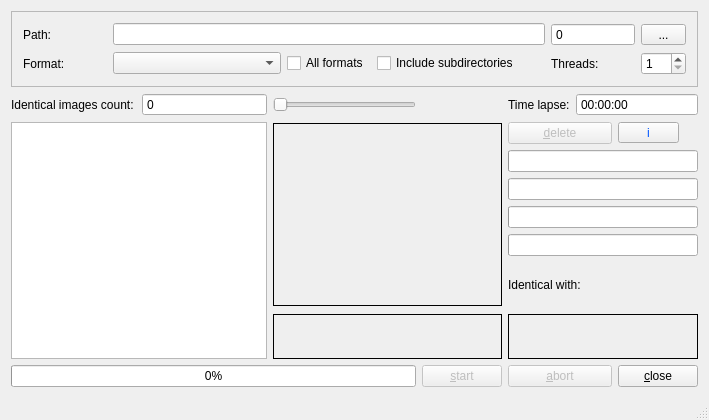
<?xml version="1.0" encoding="UTF-8"?>
<ui version="4.0">
 <class>MainWindow</class>
 <widget class="QMainWindow" name="MainWindow">
  <property name="geometry">
   <rect>
    <x>0</x>
    <y>0</y>
    <width>709</width>
    <height>420</height>
   </rect>
  </property>
  <property name="maximumSize">
   <size>
    <width>800</width>
    <height>420</height>
   </size>
  </property>
  <property name="windowTitle">
   <string>MainWindow</string>
  </property>
  <widget class="QWidget" name="centralWidget">
   <layout class="QGridLayout" name="gridLayout_2">
    <item row="9" column="2" colspan="3">
     <widget class="QLabel" name="pixmapNameLabel">
      <property name="frameShape">
       <enum>QFrame::Box</enum>
      </property>
      <property name="text">
       <string/>
      </property>
     </widget>
    </item>
    <item row="5" column="5" colspan="4">
     <widget class="QProgressBar" name="progress1Bar">
      <property name="toolTip">
       <string>Threadstatus</string>
      </property>
      <property name="value">
       <number>0</number>
      </property>
      <property name="textVisible">
       <bool>false</bool>
      </property>
     </widget>
    </item>
    <item row="1" column="4">
     <widget class="QLabel" name="approximationLabel">
      <property name="text">
       <string/>
      </property>
     </widget>
    </item>
    <item row="3" column="0" rowspan="7" colspan="2">
     <widget class="QListWidget" name="listWidget">
      <property name="toolTip">
       <string>Identical Imagelist</string>
      </property>
      <property name="isWrapping" stdset="0">
       <bool>false</bool>
      </property>
     </widget>
    </item>
    <item row="1" column="1">
     <widget class="QSpinBox" name="identicalImageBox">
      <property name="toolTip">
       <string>The count of identical found images </string>
      </property>
      <property name="readOnly">
       <bool>true</bool>
      </property>
      <property name="buttonSymbols">
       <enum>QAbstractSpinBox::NoButtons</enum>
      </property>
      <property name="maximum">
       <number>9999</number>
      </property>
     </widget>
    </item>
    <item row="1" column="0">
     <widget class="QLabel" name="label_3">
      <property name="text">
       <string>Identical images count:</string>
      </property>
     </widget>
    </item>
    <item row="1" column="5">
     <widget class="QLabel" name="timelabel">
      <property name="text">
       <string>Time lapse:</string>
      </property>
     </widget>
    </item>
    <item row="9" column="5" colspan="4">
     <widget class="QLabel" name="identicalPixmapNameLabel">
      <property name="maximumSize">
       <size>
        <width>231</width>
        <height>16777215</height>
       </size>
      </property>
      <property name="frameShape">
       <enum>QFrame::Box</enum>
      </property>
      <property name="text">
       <string/>
      </property>
     </widget>
    </item>
    <item row="3" column="2" rowspan="6" colspan="3">
     <widget class="QLabel" name="pixmapLabel">
      <property name="minimumSize">
       <size>
        <width>229</width>
        <height>183</height>
       </size>
      </property>
      <property name="maximumSize">
       <size>
        <width>229</width>
        <height>183</height>
       </size>
      </property>
      <property name="toolTip">
       <string>Shows the selected image</string>
      </property>
      <property name="frameShape">
       <enum>QFrame::Box</enum>
      </property>
      <property name="text">
       <string/>
      </property>
      <property name="wordWrap">
       <bool>true</bool>
      </property>
     </widget>
    </item>
    <item row="10" column="5" colspan="2">
     <widget class="QPushButton" name="abortButton">
      <property name="enabled">
       <bool>false</bool>
      </property>
      <property name="toolTip">
       <string>Cancel the current process</string>
      </property>
      <property name="text">
       <string>&amp;abort</string>
      </property>
     </widget>
    </item>
    <item row="10" column="4">
     <widget class="QPushButton" name="startButton">
      <property name="enabled">
       <bool>false</bool>
      </property>
      <property name="toolTip">
       <string>Start to compare images</string>
      </property>
      <property name="text">
       <string>&amp;start</string>
      </property>
     </widget>
    </item>
    <item row="10" column="0" colspan="4">
     <widget class="QProgressBar" name="progressBar">
      <property name="toolTip">
       <string>Processstatus</string>
      </property>
      <property name="value">
       <number>0</number>
      </property>
     </widget>
    </item>
    <item row="10" column="7" colspan="2">
     <widget class="QPushButton" name="closeButton">
      <property name="toolTip">
       <string>Close this application</string>
      </property>
      <property name="text">
       <string>&amp;close</string>
      </property>
     </widget>
    </item>
    <item row="7" column="5" colspan="4">
     <widget class="QProgressBar" name="progress3Bar">
      <property name="toolTip">
       <string>Threadstatus</string>
      </property>
      <property name="value">
       <number>0</number>
      </property>
      <property name="textVisible">
       <bool>false</bool>
      </property>
     </widget>
    </item>
    <item row="1" column="6" colspan="3">
     <widget class="QTimeEdit" name="timeEdit">
      <property name="toolTip">
       <string>Shows the lapes time after the process finisched</string>
      </property>
      <property name="readOnly">
       <bool>true</bool>
      </property>
      <property name="buttonSymbols">
       <enum>QAbstractSpinBox::NoButtons</enum>
      </property>
      <property name="displayFormat">
       <string>HH:mm:ss</string>
      </property>
     </widget>
    </item>
    <item row="3" column="5" colspan="2">
     <widget class="QPushButton" name="deleteButton">
      <property name="enabled">
       <bool>false</bool>
      </property>
      <property name="toolTip">
       <string>Remove the selected Image</string>
      </property>
      <property name="text">
       <string>&amp;delete</string>
      </property>
     </widget>
    </item>
    <item row="6" column="5" colspan="4">
     <widget class="QProgressBar" name="progress2Bar">
      <property name="toolTip">
       <string>Threadstatus</string>
      </property>
      <property name="value">
       <number>0</number>
      </property>
      <property name="textVisible">
       <bool>false</bool>
      </property>
     </widget>
    </item>
    <item row="1" column="2" colspan="2">
     <widget class="QSlider" name="approximationSlider">
      <property name="toolTip">
       <string>&lt;html&gt;&lt;head/&gt;&lt;body&gt;&lt;p&gt;Approximation settings:&lt;/p&gt;&lt;p&gt;Fast = Image has to be exact equal.&lt;/p&gt;&lt;p&gt;x% =  A&lt;span style=&quot; font-family:'Hack';&quot;&gt;pproach method the result could&lt;/span&gt;&lt;/p&gt;&lt;p&gt;&lt;span style=&quot; font-family:'Hack';&quot;&gt;be different depends on the size of images&lt;/span&gt;&lt;/p&gt;&lt;p&gt;&lt;span style=&quot; font-family:'Hack';&quot;&gt;which comparing.    &lt;/span&gt;&lt;br/&gt;&lt;/p&gt;&lt;/body&gt;&lt;/html&gt;</string>
      </property>
      <property name="maximum">
       <number>35</number>
      </property>
      <property name="pageStep">
       <number>5</number>
      </property>
      <property name="orientation">
       <enum>Qt::Horizontal</enum>
      </property>
     </widget>
    </item>
    <item row="4" column="5" colspan="4">
     <widget class="QProgressBar" name="progress0Bar">
      <property name="toolTip">
       <string>Threadstatus</string>
      </property>
      <property name="value">
       <number>0</number>
      </property>
      <property name="textVisible">
       <bool>false</bool>
      </property>
     </widget>
    </item>
    <item row="8" column="5" colspan="2">
     <widget class="QLabel" name="identicalwithlabel">
      <property name="text">
       <string>Identical with:</string>
      </property>
     </widget>
    </item>
    <item row="0" column="0" colspan="9">
     <widget class="QFrame" name="frame">
      <property name="frameShape">
       <enum>QFrame::StyledPanel</enum>
      </property>
      <property name="frameShadow">
       <enum>QFrame::Raised</enum>
      </property>
      <layout class="QGridLayout" name="gridLayout">
       <item row="0" column="0">
        <widget class="QLabel" name="label">
         <property name="text">
          <string>Path:</string>
         </property>
        </widget>
       </item>
       <item row="1" column="3">
        <widget class="QCheckBox" name="allFormatsCheckBox">
         <property name="toolTip">
          <string>Read all supported image formats in the current path</string>
         </property>
         <property name="text">
          <string>All formats</string>
         </property>
        </widget>
       </item>
       <item row="1" column="1" colspan="2">
        <widget class="QComboBox" name="formatBox">
         <property name="toolTip">
          <string>Shows the supported image formats e. g. png</string>
         </property>
        </widget>
       </item>
       <item row="1" column="0">
        <widget class="QLabel" name="label_2">
         <property name="text">
          <string>Format:</string>
         </property>
        </widget>
       </item>
       <item row="1" column="4" colspan="2">
        <widget class="QCheckBox" name="subdirectoriesCheckBox">
         <property name="toolTip">
          <string>Including the subfolders inside the directory</string>
         </property>
         <property name="text">
          <string>Include subdirectories</string>
         </property>
        </widget>
       </item>
       <item row="0" column="7">
        <widget class="QToolButton" name="pathButton">
         <property name="minimumSize">
          <size>
           <width>45</width>
           <height>0</height>
          </size>
         </property>
         <property name="toolTip">
          <string>Open a DirectorieDialog to choose a directorie</string>
         </property>
         <property name="text">
          <string>...</string>
         </property>
        </widget>
       </item>
       <item row="0" column="6">
        <widget class="QSpinBox" name="imageCountBox">
         <property name="maximumSize">
          <size>
           <width>120</width>
           <height>16777215</height>
          </size>
         </property>
         <property name="toolTip">
          <string>The count of images</string>
         </property>
         <property name="readOnly">
          <bool>true</bool>
         </property>
         <property name="buttonSymbols">
          <enum>QAbstractSpinBox::NoButtons</enum>
         </property>
         <property name="maximum">
          <number>9999</number>
         </property>
        </widget>
       </item>
       <item row="0" column="1" colspan="5">
        <widget class="QLineEdit" name="pathEdit">
         <property name="toolTip">
          <string>The current directory</string>
         </property>
        </widget>
       </item>
       <item row="1" column="7">
        <widget class="QSpinBox" name="coreBox">
         <property name="toolTip">
          <string>Count of threads to use for comparing images</string>
         </property>
         <property name="minimum">
          <number>1</number>
         </property>
         <property name="maximum">
          <number>4</number>
         </property>
        </widget>
       </item>
       <item row="1" column="6">
        <widget class="QLabel" name="label_4">
         <property name="text">
          <string>Threads:</string>
         </property>
        </widget>
       </item>
      </layout>
     </widget>
    </item>
    <item row="3" column="7" colspan="2">
     <widget class="QToolButton" name="infoButton">
      <property name="minimumSize">
       <size>
        <width>61</width>
        <height>0</height>
       </size>
      </property>
      <property name="palette">
       <palette>
        <active>
         <colorrole role="WindowText">
          <brush brushstyle="SolidPattern">
           <color alpha="255">
            <red>0</red>
            <green>0</green>
            <blue>0</blue>
           </color>
          </brush>
         </colorrole>
         <colorrole role="Text">
          <brush brushstyle="SolidPattern">
           <color alpha="255">
            <red>0</red>
            <green>0</green>
            <blue>0</blue>
           </color>
          </brush>
         </colorrole>
         <colorrole role="ButtonText">
          <brush brushstyle="SolidPattern">
           <color alpha="255">
            <red>0</red>
            <green>85</green>
            <blue>255</blue>
           </color>
          </brush>
         </colorrole>
        </active>
        <inactive>
         <colorrole role="WindowText">
          <brush brushstyle="SolidPattern">
           <color alpha="255">
            <red>0</red>
            <green>0</green>
            <blue>0</blue>
           </color>
          </brush>
         </colorrole>
         <colorrole role="Text">
          <brush brushstyle="SolidPattern">
           <color alpha="255">
            <red>0</red>
            <green>0</green>
            <blue>0</blue>
           </color>
          </brush>
         </colorrole>
         <colorrole role="ButtonText">
          <brush brushstyle="SolidPattern">
           <color alpha="255">
            <red>0</red>
            <green>85</green>
            <blue>255</blue>
           </color>
          </brush>
         </colorrole>
        </inactive>
        <disabled>
         <colorrole role="WindowText">
          <brush brushstyle="SolidPattern">
           <color alpha="255">
            <red>165</red>
            <green>167</green>
            <blue>169</blue>
           </color>
          </brush>
         </colorrole>
         <colorrole role="Text">
          <brush brushstyle="SolidPattern">
           <color alpha="255">
            <red>172</red>
            <green>174</green>
            <blue>176</blue>
           </color>
          </brush>
         </colorrole>
         <colorrole role="ButtonText">
          <brush brushstyle="SolidPattern">
           <color alpha="255">
            <red>165</red>
            <green>167</green>
            <blue>169</blue>
           </color>
          </brush>
         </colorrole>
        </disabled>
       </palette>
      </property>
      <property name="toolTip">
       <string>&lt;html&gt;&lt;head/&gt;&lt;body&gt;&lt;p&gt;Open an InfoDialog &lt;/p&gt;&lt;p&gt;Shows a little description how to use this application. &lt;/p&gt;&lt;/body&gt;&lt;/html&gt;</string>
      </property>
      <property name="text">
       <string>i</string>
      </property>
     </widget>
    </item>
   </layout>
  </widget>
  <widget class="QStatusBar" name="statusBar"/>
 </widget>
 <layoutdefault spacing="6" margin="11"/>
 <tabstops>
  <tabstop>pathEdit</tabstop>
  <tabstop>formatBox</tabstop>
  <tabstop>allFormatsCheckBox</tabstop>
  <tabstop>subdirectoriesCheckBox</tabstop>
  <tabstop>pathButton</tabstop>
  <tabstop>coreBox</tabstop>
  <tabstop>startButton</tabstop>
  <tabstop>abortButton</tabstop>
  <tabstop>closeButton</tabstop>
  <tabstop>timeEdit</tabstop>
  <tabstop>identicalImageBox</tabstop>
  <tabstop>imageCountBox</tabstop>
  <tabstop>deleteButton</tabstop>
  <tabstop>listWidget</tabstop>
 </tabstops>
 <resources/>
 <connections/>
</ui>
